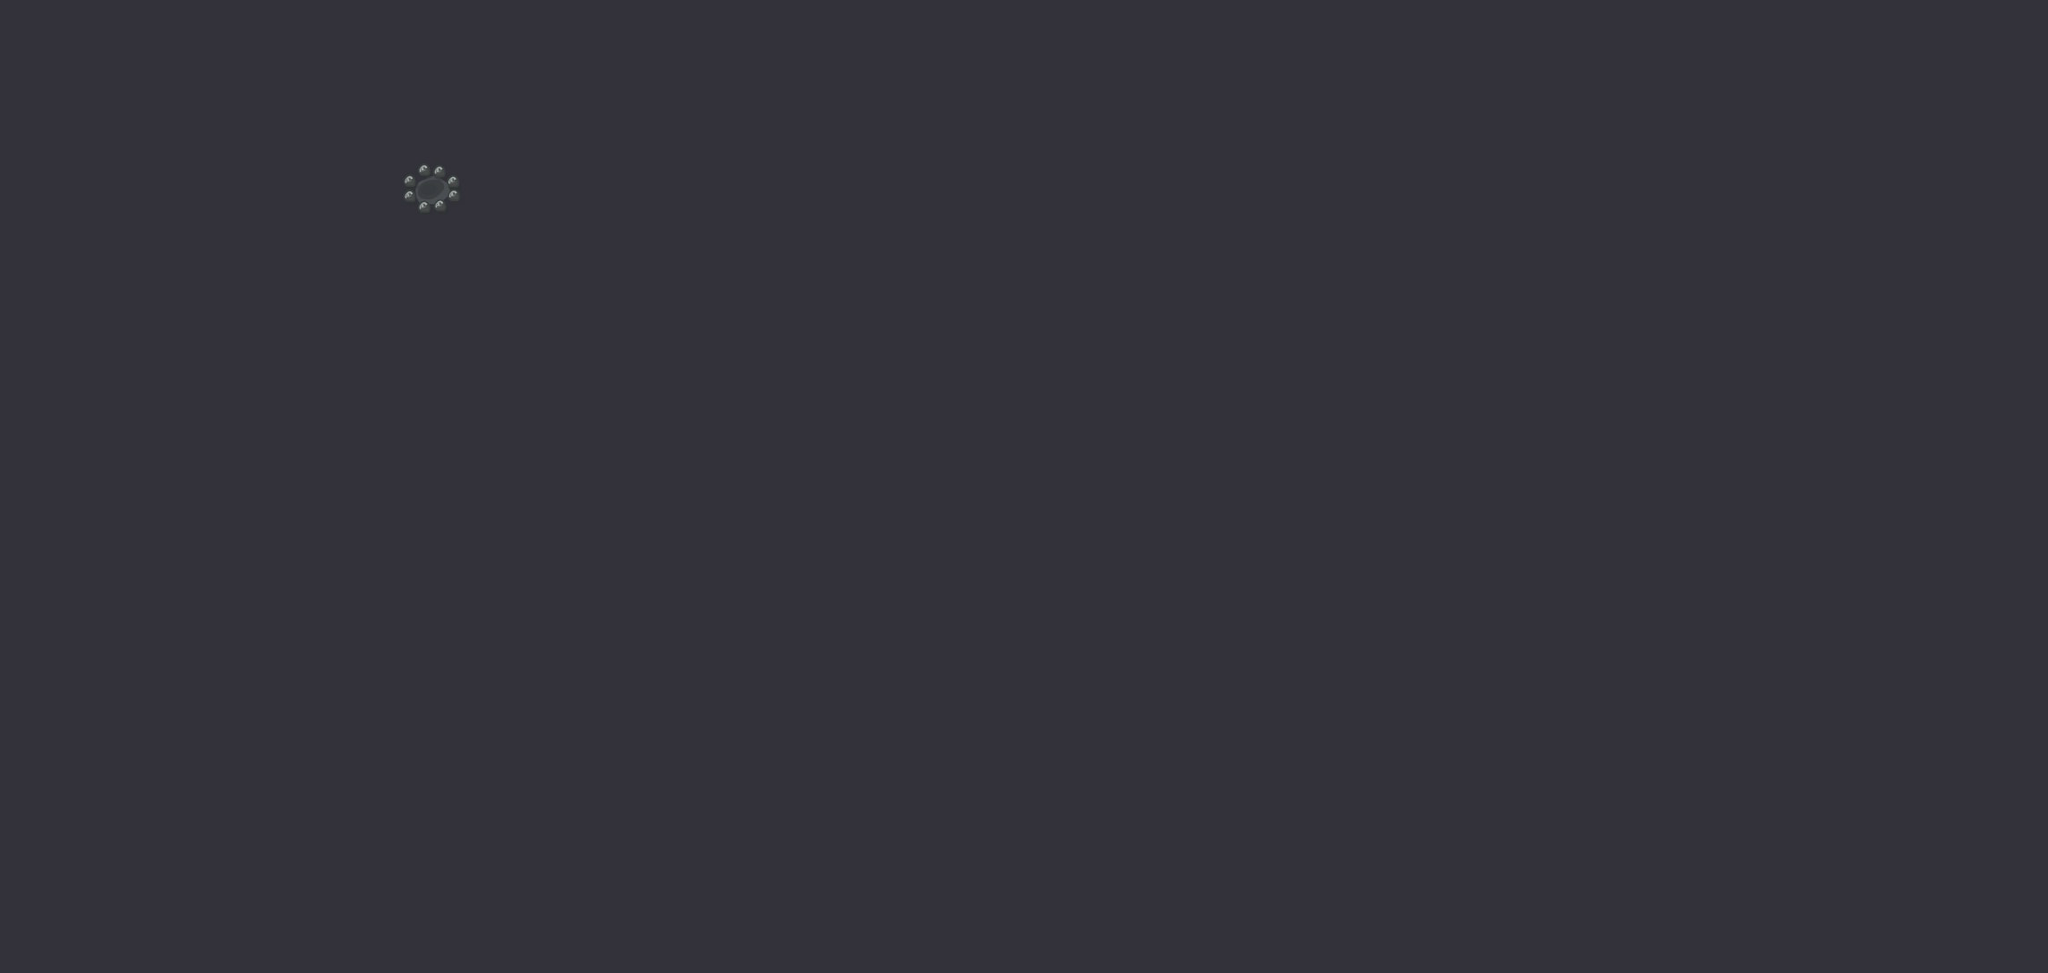

This game map was drawn from its Tiled (.tmx) file and the tilesets committed beside it. A one-line description and the trimmed map source follow:
An orthogonal 143x68 tile map with 16x16 px tiles, 1 tile layer (Tile Layer 1).

<map version="1.2" tiledversion="1.3.1" orientation="orthogonal" renderorder="right-down" compressionlevel="0" width="143" height="68" tilewidth="16" tileheight="16" infinite="0" nextlayerid="5" nextobjectid="35">
 <tileset firstgid="1" source="tiled.tsx" />
 <layer id="1" name="Tile Layer 1" width="143" height="68">
  <data>[9724 cells, 9724 non-empty, 21 distinct tile ids]</data>
 </layer>
</map>
